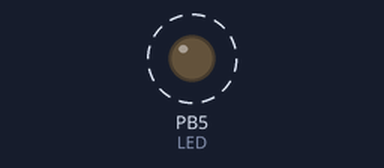
A program run on a simulated ATmega328P, built with avr-gcc and emulated at 16 MHz. Shown: output pins drawn as LEDs (lit = HIGH). Dashed ring = blinking.

Above: at 0.5 s.
Timing chart, 0 to 4.6 s (numbered marks = the images above):
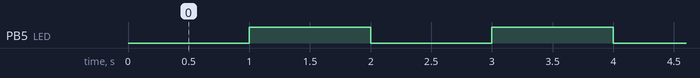

Measured:
- by itself, PB5 (LED): alternates HIGH for 1.0 s and LOW for 1.0 s

The program:

main.c
```c
#define F_CPU	16000000UL

#include <avr/io.h>
#include <util/delay.h>

#define LED			PB5
#define LED_DDR		DDRB
#define LED_PORT	PORTB

#define DELAYTIME		1000

#define setBit(sfr, bit)		(_SFR_BYTE(sfr) |= (1 << bit))
#define clearBit(sfr, bit)		(_SFR_BYTE(sfr) &= ~(1 << bit))
#define toggleBit(sfr, bit)		(_SFR_BYTE(sfr) ^= (1 << bit))

int main(void)
{

	setBit(LED_DDR, LED);
	/*
	while(1)
	{
		setBit(LED_PORT, LED);
		_delay_ms(DELAYTIME);

		clearBit(LED_PORT, LED);
		_delay_ms(DELAYTIME);
	}
	*/

	// or you can do it simply, just like that using the toggle function

	while(1)
	{
		_delay_ms(DELAYTIME);
		toggleBit(LED_PORT, LED);

	}

	return 0;
}
```
